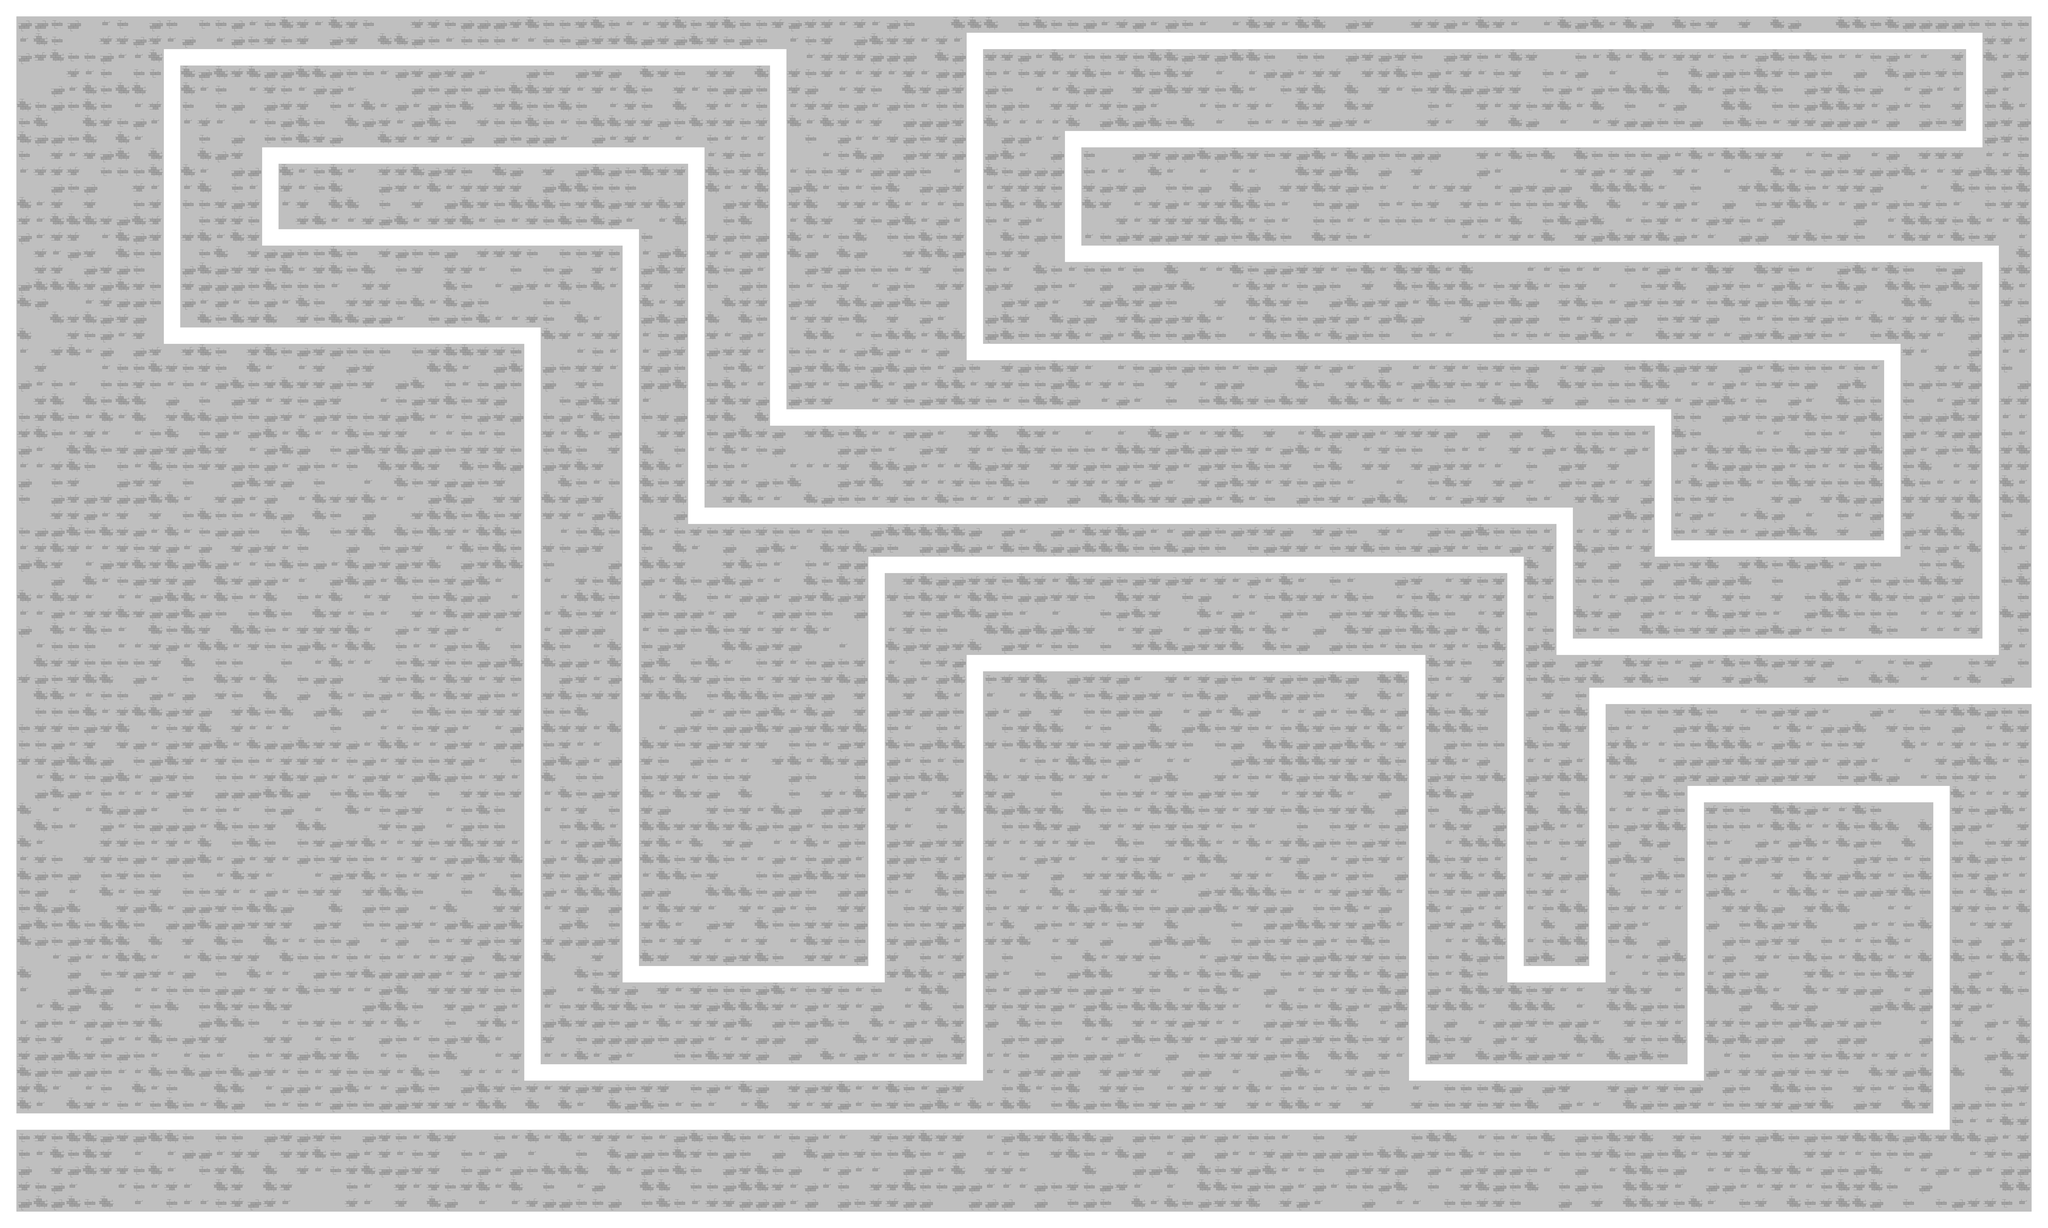

This game map was drawn from its Tiled (.tmx) file and the tilesets committed beside it. A one-line description and the trimmed map source follow:
An orthogonal 125x75 tile map with 64x64 px tiles, 2 tile layers (Dark, Light), 2 hidden layers not drawn, 3 tilesets.

<map version="1.0" orientation="orthogonal" renderorder="left-down" width="125" height="75" tilewidth="64" tileheight="64" nextobjectid="1">
 <tileset firstgid="1" name="Tiles" tilewidth="64" tileheight="64">
  <image source="TiledMapsSheet.png" width="192" height="320" />
  <tile id="12">
   <properties>
    <property name="Hit" value="" />
   </properties>
  </tile>
  <tile id="13">
   <properties>
    <property name="Hit" value="" />
   </properties>
  </tile>
 </tileset>
 <tileset firstgid="16" name="LoopingBlocks" tilewidth="64" tileheight="64">
  <image source="Loop blocks.png" width="128" height="64" />
  <tile id="0">
   <properties>
    <property name="Hit" value="" />
    <property name="Loop" value="" />
   </properties>
  </tile>
  <tile id="1">
   <properties>
    <property name="Hit" value="" />
    <property name="Loop" value="" />
   </properties>
  </tile>
 </tileset>
 <tileset firstgid="18" name="LoopingBlocks2" tilewidth="64" tileheight="64">
  <image source="Loop blocks.png" width="128" height="64" />
  <tile id="0">
   <properties>
    <property name="Hit" value="" />
    <property name="Loop2" value="" />
   </properties>
  </tile>
  <tile id="1">
   <properties>
    <property name="Hit" value="" />
    <property name="Loop2" value="" />
   </properties>
  </tile>
 </tileset>
 <layer name="Dark" width="125" height="75">
  <data>[9375 cells, 9375 non-empty, 10 distinct tile ids]</data>
 </layer>
 <layer name="Light" width="125" height="75">
  <data>[9375 cells, 9375 non-empty, 7 distinct tile ids]</data>
 </layer>
 <layer name="BGD" width="125" height="75" visible="0">
  <data>[9375 cells, 9375 non-empty, 6 distinct tile ids]</data>
 </layer>
 <layer name="Lines D" width="125" height="75" visible="0">
  <data>[9375 cells, 1561 non-empty, 1 distinct tile ids]</data>
 </layer>
</map>